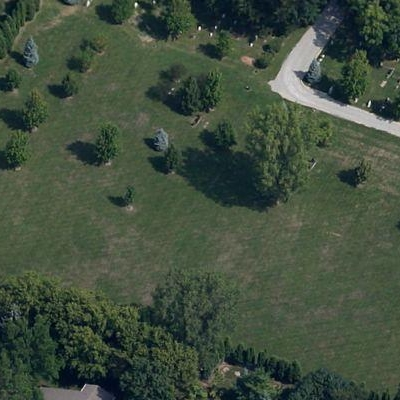
#> input picture backend/flask_api/ingest/RSSCN7test/aGrass/a001.jpg, 400 x 400 px
$ python -i app.py   (imports and definitions only)   (older library calls are emulated)
#> lines starting #> are read from the running program, lines starting #| are printed output that depends on the picture; after the words box and inside, x2 and y2 are one past the last pixel; in counts of white or black regions, pixels touching at a corner belong together
#> further down, picture is the input picture: shape (400, 400, 3); mean B, G, R 62.1, 78.5, 65.2
import cv2
import numpy as np
import logging
from flask import Flask, request, jsonify
from sklearn.cluster import KMeans
import os
from skimage.feature import graycomatrix, graycoprops
from flask import send_from_directory
import uuid

# [1 line not run here, left out]

class ExcludeLibraryLogs(logging.Filter):
    # [5 lines left out: function filter, not called in this run]

# Setup logger
handler = logging.StreamHandler()
# [7 lines not run here, left out]

logger = logging.getLogger(__name__)

# [1 line not run here, left out]

# [92 lines left out: functions calculate_color_histogram, calculate_dominant_colors, calculate_gabor_texture, calculate_hu_moments, calculate_hu_moments_with_contours, not called in this run]


def calculate_gabor_texture_with_regions(image):
    try:
        logger.debug("Calculating Gabor texture with region highlights...")
        gray_image = cv2.cvtColor(image, cv2.COLOR_BGR2GRAY)
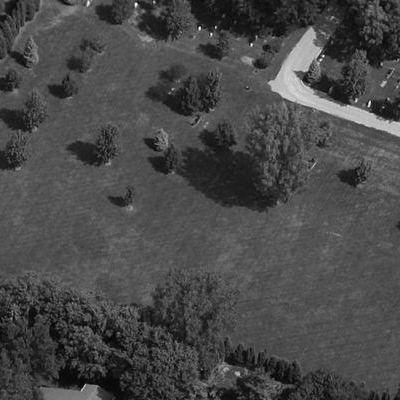
#> gray_image: shape (400, 400); min 4, max 254, mean 72.6

        # Define Gabor kernels for multiple orientations and scales
        orientations = [0, np.pi / 4, np.pi / 2, 3 * np.pi / 4]  # Directions
        frequencies = [0.05, 0.1, 0.3]  # Scales (frequencies)

        gabor_responses = []
        highlighted_image = image.copy()

        for theta in orientations:
            for frequency in frequencies:
                # Generate Gabor kernel
                gabor_kernel = cv2.getGaborKernel((21, 21), 4, theta, frequency, 0.5, 0, ktype=cv2.CV_32F)

                # Apply Gabor filter
                filtered = cv2.filter2D(gray_image, cv2.CV_8UC3, gabor_kernel)
                gabor_responses.append(filtered)

                # Normalize and threshold to detect regions
                normalized = cv2.normalize(filtered, None, 0, 255, cv2.NORM_MINMAX)
                _, thresholded = cv2.threshold(normalized, 200, 255, cv2.THRESH_BINARY)

                # Find and draw contours on the highlighted image
                contours, _ = cv2.findContours(thresholded, cv2.RETR_EXTERNAL, cv2.CHAIN_APPROX_SIMPLE)
                cv2.drawContours(highlighted_image, contours, -1, (0, 255, 0), 2)
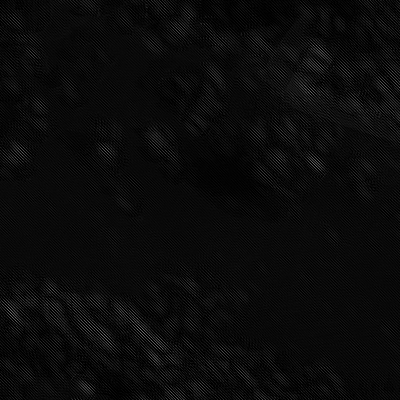
#> filtered: shape (400, 400); min 0, max 127, mean 10.9
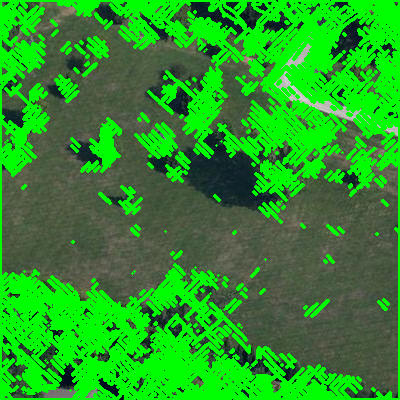
#> highlighted_image: shape (400, 400, 3); mean B, G, R 38.2, 150.7, 41.5
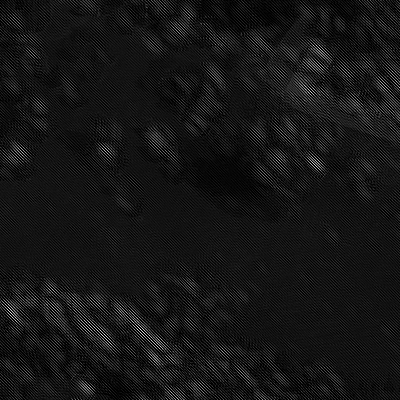
#> normalized: shape (400, 400); min 0, max 255, mean 21.8
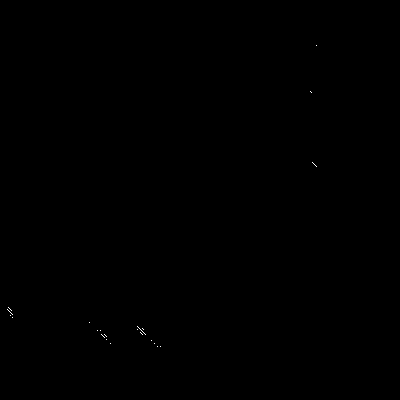
#> thresholded: shape (400, 400); 0.03% white in thin lines or dots, all inside (x1, y1, x2, y2) = (7, 45, 317, 347)
#> after the loop, gabor_responses = 12 items

        # Flatten descriptors for numerical features
        combined_gabor_features = [filtered.mean() for filtered in gabor_responses]
#> combined_gabor_features = [255, 255, 25.82, 60.57, 248.3, 10.92, 255, 255, 25.22, 63.52, 244.7, 10.88]

        logger.debug(f"Gabor texture descriptors: {combined_gabor_features[:10]}...")

        return combined_gabor_features, highlighted_image
    except Exception as e:
        logger.error(f"Error calculating Gabor texture with regions: {e}")
        return [], image


# [123 lines left out: functions calculate_edge_histogram, calculate_glcm_features, calculate_descriptors, relevance_feedback, not called in this run]


# [3 lines that did not run here, left out]


# [2 lines not run here, left out]

>>> import cv2
>>> picture = cv2.imread('ingest/RSSCN7test/aGrass/a001.jpg')
>>> result = calculate_gabor_texture_with_regions(picture)

$ run again, on backend/flask_api/ingest/RSSCN7test/aGrass/a003.jpg
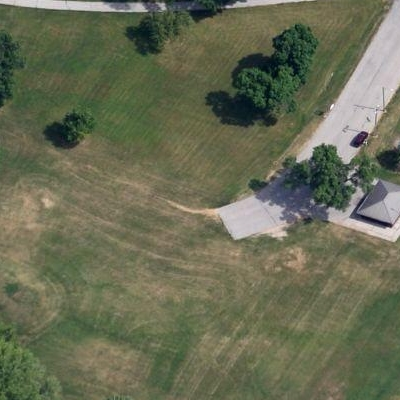
#> input picture backend/flask_api/ingest/RSSCN7test/aGrass/a003.jpg, 400 x 400 px
#> picture is the input picture: shape (400, 400, 3); mean B, G, R 84, 107.9, 104.3
#> after the loop in calculate_gabor_texture_with_regions, `for theta in orientations:`:
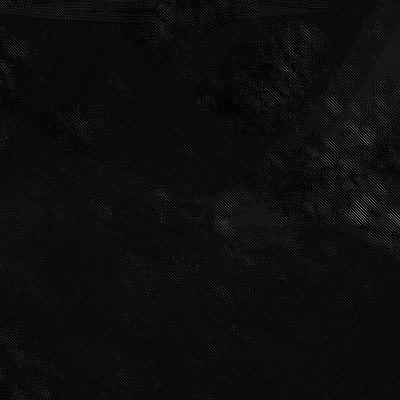
#> filtered: shape (400, 400); min 0, max 147, mean 12.5
#> after the loop in calculate_gabor_texture_with_regions, `for theta in orientations:`:
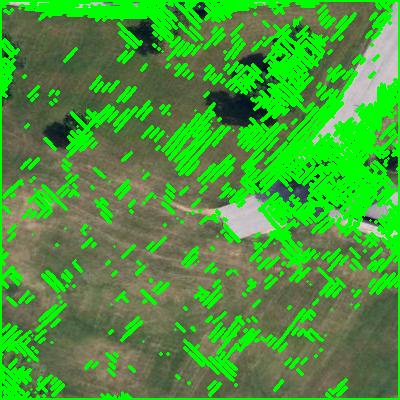
#> highlighted_image: shape (400, 400, 3); mean B, G, R 57, 152.1, 72.5
#> after the loop in calculate_gabor_texture_with_regions, `for theta in orientations:`: gabor_responses = 12 items
#> combined_gabor_features = [255, 255, 18.39, 69.85, 252.3, 12.57, 255, 255, 22.12, 65.09, 252.8, 12.45]

$ run again, on backend/flask_api/ingest/RSSCN7test/aGrass/a004.jpg
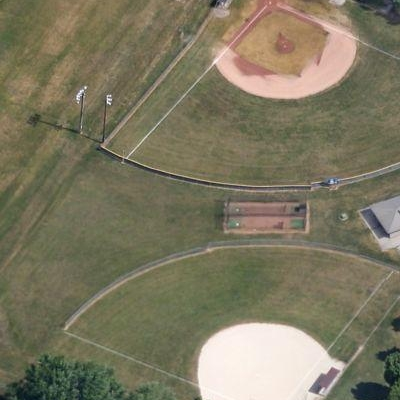
#> input picture backend/flask_api/ingest/RSSCN7test/aGrass/a004.jpg, 400 x 400 px
#> picture is the input picture: shape (400, 400, 3); mean B, G, R 96.5, 119.5, 124.6
#> after the loop in calculate_gabor_texture_with_regions, `for theta in orientations:`:
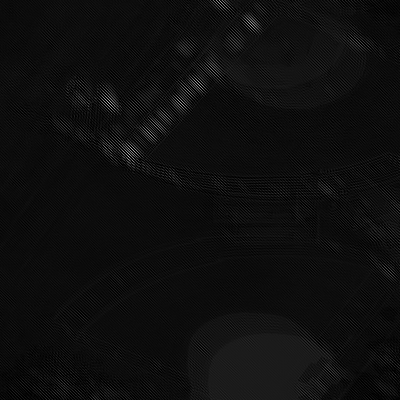
#> filtered: shape (400, 400); min 0, max 192, mean 14.3
#> after the loop in calculate_gabor_texture_with_regions, `for theta in orientations:`:
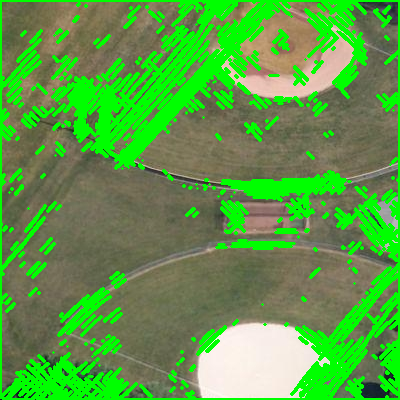
#> highlighted_image: shape (400, 400, 3); mean B, G, R 70.7, 155.4, 92
#> after the loop in calculate_gabor_texture_with_regions, `for theta in orientations:`: gabor_responses = 12 items
#> combined_gabor_features = [255, 255, 18.42, 73.45, 253.7, 14.55, 255, 255, 21.46, 68.79, 254.3, 14.35]

$ run again, on backend/flask_api/ingest/RSSCN7test/aGrass/a005.jpg
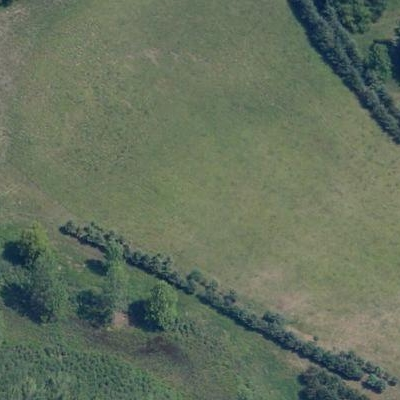
#> input picture backend/flask_api/ingest/RSSCN7test/aGrass/a005.jpg, 400 x 400 px
#> picture is the input picture: shape (400, 400, 3); mean B, G, R 93.4, 112.2, 99.7
#> after the loop in calculate_gabor_texture_with_regions, `for theta in orientations:`:
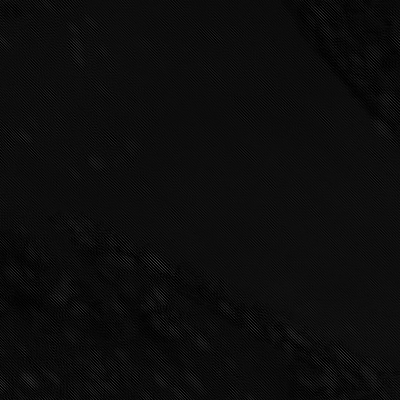
#> filtered: shape (400, 400); min 0, max 77, mean 12.5
#> after the loop in calculate_gabor_texture_with_regions, `for theta in orientations:`:
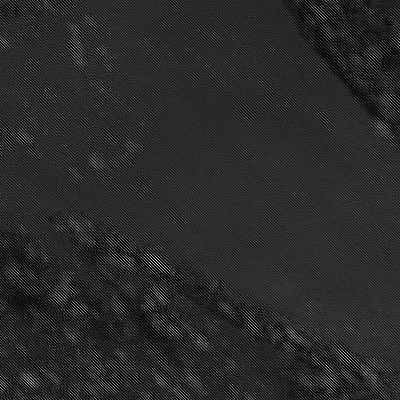
#> normalized: shape (400, 400); min 0, max 255, mean 41.5
#> after the loop in calculate_gabor_texture_with_regions, `for theta in orientations:`: gabor_responses = 12 items
#> combined_gabor_features = [255, 255, 19.65, 63.65, 254.9, 12.52, 255, 255, 20.62, 68.84, 250.9, 12.53]
